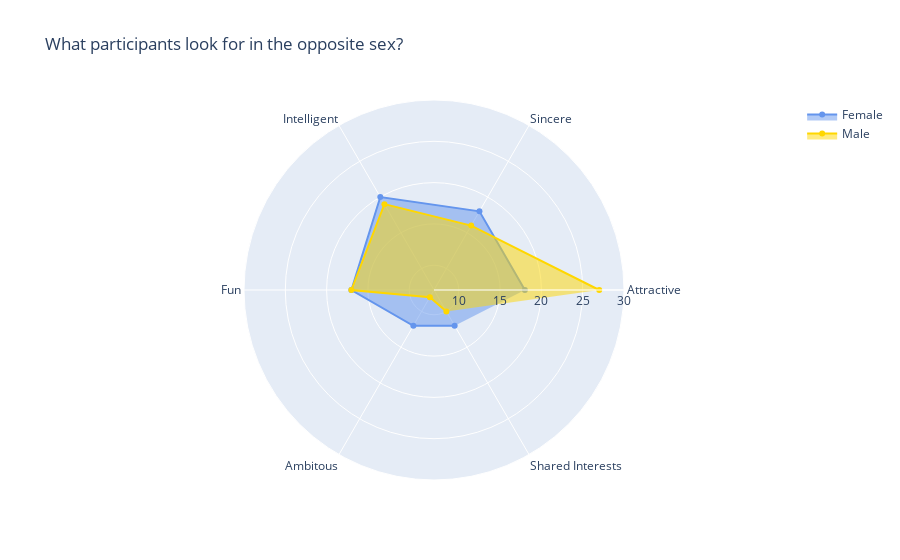

This figure's notebook cell:
### Code cell
categories = data_attributes_participants_lookfor['Attributes']

fig = go.Figure()

fig.add_trace(go.Scatterpolar(
      r=data_attributes_participants_lookfor['Rating female'],
      theta=categories,
      fill='toself',
      name='Female',
      marker = dict(color = 'cornflowerblue')
))
fig.add_trace(go.Scatterpolar(
      r=data_attributes_participants_lookfor['Rating male'],
      theta=categories,
      fill='toself',
      name='Male',
      marker = dict(color = 'gold')
))

fig.update_layout(
  template="plotly",
  title = 'What participants look for in the opposite sex?',
  polar=dict(
    radialaxis=dict(
      visible=True,
      range=[7, 30]
    )),
  showlegend=True
)

fig.show()

### Figure 1 — Plotly figure (JSON) as saved in the notebook; plotly's stock layout.template omitted (floating-point values rounded to 4 significant figures)
{"data": [{"fill": "toself", "marker": {"color": "cornflowerblue"}, "name": "Female", "r": [18, 18, 20, 17, 12, 12], "theta": ["Attractive", "Sincere", "Intelligent", "Fun", "Ambitous", "Shared Interests"], "type": "scatterpolar"}, {"fill": "toself", "marker": {"color": "gold"}, "name": "Male", "r": [27, 16, 19, 17, 8, 10], "theta": ["Attractive", "Sincere", "Intelligent", "Fun", "Ambitous", "Shared Interests"], "type": "scatterpolar"}], "layout": {"polar": {"radialaxis": {"range": [7, 30], "visible": true}}, "showlegend": true, "title": {"text": "What participants look for in the opposite sex?"}}}
